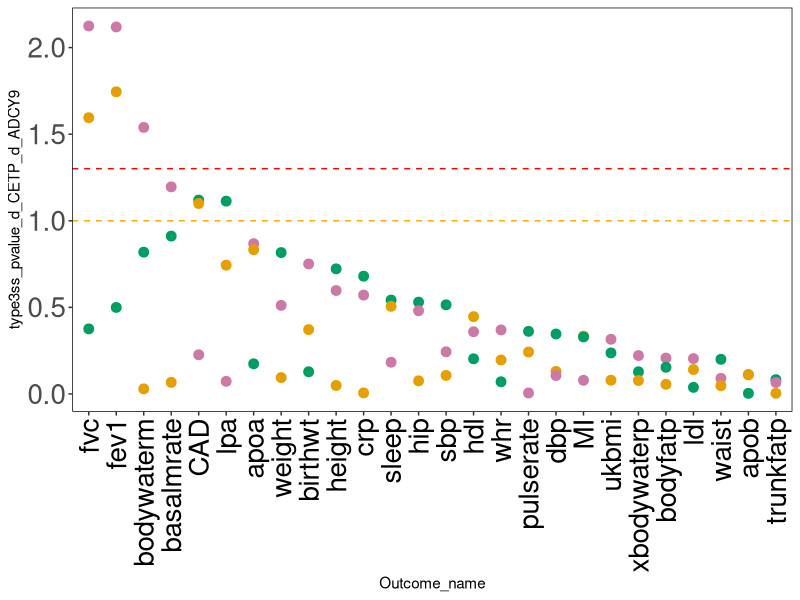

The R source for this figure:
library(ggplot2)
library('reshape2')

print('Figure 5a')

png('UKphewas.Interaction.png', height=400,width=1200)


data=read.table('PheWas.Interaction.txt',header=TRUE)
data=data[order(-data$type3ss_pvalue_d_CETP_d_ADCY9),]

data$Outcome_name=factor(data$Outcome_name, levels=unique(data$Outcome_name))

ggplot(data, aes(x=Outcome_name, y=type3ss_pvalue_d_CETP_d_ADCY9, color=sex2))+geom_point(size=3)+theme(axis.text.x=element_text(angle=90, vjust=0.5,hjust=1, color='black'), legend.position='none', panel.background=element_rect(fill=NA), panel.border=element_rect(colour='black', fill=NA), axis.text=element_text(size=20))+geom_hline(yintercept=c(-log10(0.10),-log10(0.05)),col=c('orange','red'), linetype='dashed')+scale_color_manual(values=c('#E69F00','#009E63','#CC79A7'))



